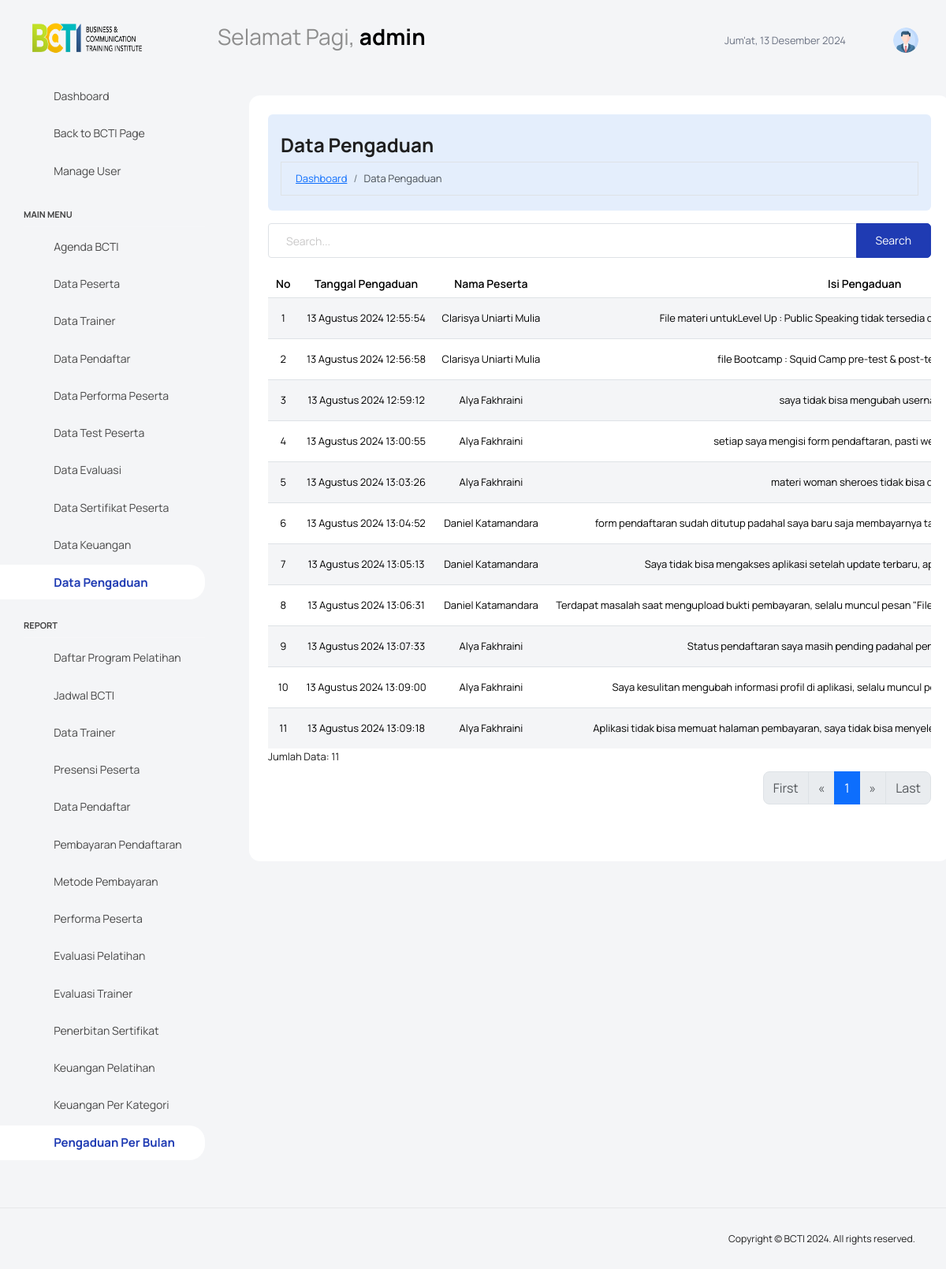
The page /dashboard/pengaduan.php (signed in) on the database its author committed.
### tables this page shows
CREATE TABLE `tbl_user` (
  `id_user` int(11) NOT NULL,
  `username` varchar(100) NOT NULL,
  `password` varchar(100) NOT NULL,
  `level` varchar(255) NOT NULL,
  `profile` varchar(255) NOT NULL,
  `status` varchar(255) NOT NULL
);

CREATE TABLE `tbl_pengaduan` (
  `id_pengaduan` int(11) NOT NULL,
  `id_peserta` int(11) NOT NULL,
  `tgl_pengaduan` timestamp NOT NULL DEFAULT current_timestamp(),
  `isi_pengaduan` text NOT NULL,
  `status_pengaduan` varchar(255) NOT NULL,
  `tanggapan_admin` text NOT NULL
);

CREATE TABLE `tbl_peserta` (
  `id_peserta` int(11) NOT NULL,
  `id_user` int(11) NOT NULL,
  `nama_peserta` varchar(255) NOT NULL,
  `email` varchar(255) NOT NULL,
  `telp_peserta` varchar(15) NOT NULL,
  `gender` varchar(255) NOT NULL,
  `domisili` varchar(255) NOT NULL,
  `status_peserta` varchar(255) NOT NULL,
  `komunitas` varchar(255) NOT NULL
);

### dashboard/pengaduan.php (the view, shortened to what this page needs)
<?php
include "../koneksi.php";
$limit = 50;
$page = isset($_GET['halaman']) ? (int)$_GET['halaman'] : 1;
$mulai = ($page > 1) ? ($page * $limit) - $limit : 0;
if (isset($_GET['search_query'])) {
    $searchQuery = $_GET['search_query'];
    $result_pengaduan = mysqli_query($conn, "SELECT pengaduan.*, peserta.nama_peserta
                                            FROM tbl_pengaduan AS pengaduan
                                            JOIN tbl_peserta AS peserta ON pengaduan.id_peserta = peserta.id_peserta
                                            WHERE peserta.nama_peserta LIKE '%$searchQuery%'
                                            LIMIT $mulai, $limit");
    $total_records_query = mysqli_query($conn, "SELECT COUNT(*) AS total
                                                FROM tbl_pengaduan AS pengaduan
                                                JOIN tbl_peserta AS peserta ON pengaduan.id_peserta = peserta.id_peserta
                                                WHERE peserta.nama_peserta LIKE '%$searchQuery%'");
} else {
    $result_pengaduan = mysqli_query($conn, "SELECT pengaduan.*, peserta.nama_peserta
                                            FROM tbl_pengaduan AS pengaduan
                                            JOIN tbl_peserta AS peserta ON pengaduan.id_peserta = peserta.id_peserta
                                            LIMIT $mulai, $limit");
    $total_records_query = mysqli_query($conn, "SELECT COUNT(*) AS total
                                                FROM tbl_pengaduan AS pengaduan
                                                JOIN tbl_peserta AS peserta ON pengaduan.id_peserta = peserta.id_peserta");
}
$total_records = mysqli_fetch_assoc($total_records_query)['total'];
function getBulanIndonesia($bulan)
{
    $bulanIndo = [
        1 => "Januari",
        "Februari",
        "Maret",
        "April",
        "Mei",
        "Juni",
        "Juli",
        "Agustus",
        "September",
        "Oktober",
        "November",
        "Desember"
    ];
    return $bulanIndo[$bulan];
}
?>
<!DOCTYPE html>
<html lang="en">
<head>
    <link rel="stylesheet" href="../assets/vendors/feather/feather.css">
    <link rel="stylesheet" href="../assets/vendors/mdi/css/materialdesignicons.min.css">
    <link rel="stylesheet" href="../assets/vendors/ti-icons/css/themify-icons.css">
    <link rel="stylesheet" href="../assets/vendors/font-awesome/css/font-awesome.min.css">
    <link rel="stylesheet" href="../assets/vendors/typicons/typicons.css">
    <link rel="stylesheet" href="../assets/vendors/simple-line-icons/css/simple-line-icons.css">
    <link rel="stylesheet" href="../assets/vendors/css/vendor.bundle.base.css">
    <link rel="stylesheet" href="../assets/vendors/bootstrap-datepicker/bootstrap-datepicker.min.css">
    <link rel="stylesheet" href="https://cdnjs.cloudflare.com/ajax/libs/font-awesome/5.15.4/css/all.min.css">
    <link rel="stylesheet" href="https://cdn.jsdelivr.net/npm/sweetalert2@11.0.19/dist/sweetalert2.min.css">
    <link rel="stylesheet" href="../assets/vendors/datatables.net-bs4/dataTables.bootstrap4.css">
    <link rel="stylesheet" type="text/css" href="../assets/js/select.dataTables.min.css">
    <link rel="stylesheet" href="../assets/css/style.css">
</head>
<body class="with-welcome-text">
    <div class="container-scroller">
        <?php include "navbar.php"; ?>
        <div class="container-fluid page-body-wrapper">
            <?php include "sidebar.php"; ?>
            <div class="main-panel">
                <div class="content-wrapper">
                    <div class="row">
                        <div class="col-lg-12 grid-margin stretch-card">
                            <div class="card">
                                <div class="card-body">
                                    <div class="breadcrumb-container">
                                        <h3 class="mt-4"><b>Data Pengaduan</b></h3>
                                        <ol class="breadcrumb">
                                            <li class="breadcrumb-item"><a href="index.php">Dashboard</a></li>
                                            <li class="breadcrumb-item active">Data Pengaduan</li>
                                        </ol>
                                    </div>
                                    <form action="<?php echo $_SERVER['REQUEST_URI']; ?>" method="GET" class="mb-3">
                                        <div class="input-group">
                                            <input type="text" name="search_query" class="form-control" placeholder="Search..." value="<?php if (isset($_GET['search_query'])) echo $_GET['search_query']; ?>">
                                            <button type="submit" class="btn btn-primary">Search</button>
                                        </div>
                                    </form>
                                    <div class="table-responsive">
                                        <table class="table table-striped">
                                            <thead>
                                                <tr>
                                                    <th> No </th>
                                                    <th> Tanggal Pengaduan </th>
                                                    <th> Nama Peserta </th>
                                                    <th> Isi Pengaduan </th>
                                                </tr>
                                            </thead>
                                            <tbody>
                                                <?php
                                                $no = $mulai + 1;
                                                while ($row_pengaduan = mysqli_fetch_assoc($result_pengaduan)) { ?>
                                                    <tr>
                                                        <td><?php echo $no++; ?></td>
                                                        <td>
                                                            <?php
                                                            if (isset($row_pengaduan["tgl_pengaduan"])) {
                                                                $tgl_pengaduan = $row_pengaduan["tgl_pengaduan"];
                                                                $timestamp = strtotime($tgl_pengaduan);
                                                                $bulan = date("n", $timestamp);
                                                                $tahun = date("Y", $timestamp);
                                                                $tanggal = date("j", $timestamp);
                                                                $jam = date("H:i:s", $timestamp);
                                                                echo sprintf("%02d %s %d %s", $tanggal, getBulanIndonesia($bulan), $tahun, $jam);
                                                            } else {
                                                                echo "Tanggal tidak tersedia";
                                                            }
                                                            ?>
                                                        </td>
                                                        <td><?php echo $row_pengaduan["nama_peserta"]; ?></td>
                                                        <td><?php echo $row_pengaduan["isi_pengaduan"]; ?></td>
                                                    </tr>
                                                <?php } ?>
                                            </tbody>
                                        </table>
                                        <p>Jumlah Data: <?php echo $total_records; ?></p>
                                        <nav class="mb-5">
                                            <ul class="pagination justify-content-end">
                                                <?php
                                                $jumlah_page = ceil($total_records / $limit);
                                                $jumlah_number = 1;
                                                $start_number = ($page > $jumlah_number) ? $page - $jumlah_number : 1;
                                                $end_number = ($page < ($jumlah_page - $jumlah_number)) ? $page + $jumlah_number : $jumlah_page;
                                                if ($page == 1) {
                                                    echo '<li class="page-item disabled"><a class="page-link" href="#">First</a></li>';
                                                    echo '<li class="page-item disabled"><a class="page-link" href="#"><span aria-hidden="true">&laquo;</span></a></li>';
                                                } else {
                                                    $link_prev = ($page > 1) ? $page - 1 : 1;
                                                    echo '<li class="page-item"><a class="page-link" href="?halaman=1">First</a></li>';
                                                    echo '<li class="page-item"><a class="page-link" href="?halaman=' . $link_prev . '" aria-label="Previous"><span aria-hidden="true">&laquo;</span></a></li>';
                                                }
                                                for ($i = $start_number; $i <= $end_number; $i++) {
                                                    $link_active = ($page == $i) ? 'active' : '';
                                                    echo '<li class="page-item ' . $link_active . '"><a class="page-link" href="?halaman=' . $i . '">' . $i . '</a></li>';
                                                }
                                                if ($page == $jumlah_page) {
                                                    echo '<li class="page-item disabled"><a class="page-link" href="#"><span aria-hidden="true">&raquo;</span></a></li>';
                                                    echo '<li class="page-item disabled"><a class="page-link" href="#">Last</a></li>';
                                                }
                                                ?>
                                            </ul>
                                        </nav>
                                    </div>
                                </div>
                            </div>
                        </div>
                    </div>
                </div>
            </div>
        </div>
    </div>
    <?php include "footer.php"; ?>
</body>
</html>

### dashboard/navbar.php (shortened to what this page needs)
<?php
include "../koneksi.php";
$id_user = $_SESSION['id_user'];
$query_profile = "SELECT profile, username FROM tbl_user WHERE id_user = $id_user";
$result = $conn->query($query_profile);
if ($result->num_rows > 0) {
    $row = $result->fetch_assoc();
    $profile = $row['profile'];
    $username = $row['username'];
} else {
    $profile = '';
    $username = '';
}
$profile_image = !empty($profile) ? "../profile/" . $profile : "../profile/user.png";
?>
<nav class="navbar default-layout col-lg-12 col-12 p-0 fixed-top d-flex align-items-top flex-row">
    <div class="text-center navbar-brand-wrapper d-flex align-items-center justify-content-start">
        <div>
            <a class="navbar-brand brand-logo" href="index.php">
                <img src="../image/bcti_logo_panjang.png" alt="logo" style="width: 280px; height: 70px;" />
            </a>
        </div>
    </div>
    <div class="navbar-menu-wrapper d-flex align-items-top">
        <ul class="navbar-nav">
            <li class="nav-item fw-semibold d-none d-lg-block ms-0">
                <h1 class="welcome-text" id="greeting">, <span class="text-black fw-bold"><?php echo htmlspecialchars($username); ?></span></h1>
            </li>
        </ul>
        <ul class="navbar-nav ms-auto">
            <div class="text-gray-600 ml-auto" id="clock2"></div>
            <li class="nav-item">
                <form class="search-form" action="#">
                    <i class="icon-search"></i>
                    <input type="search" class="form-control" placeholder="Search Here" title="Search here">
                </form>
            </li>
            <li class="nav-item dropdown d-none d-lg-block user-dropdown">
                <a class="nav-link" id="UserDropdown" href="#" data-bs-toggle="dropdown" aria-expanded="false">
                    <img class="img-xs rounded-circle" src="<?php echo $profile_image; ?>" alt="Profile image">
                </a>
            </li>
        </ul>
    </div>
</nav>

### dashboard/pengaduan.php (style rules this page uses)
.breadcrumb-container { background-color: #e4eefc; padding: 0.2rem 1rem 0.2rem 1rem; border-radius: 0.375rem; margin-bottom: 1rem; }
.table td, .table th { text-align: center; vertical-align: middle; word-wrap: break-word; padding: 10px; }

### rows shown on the page
tbl_user: profile (placeholder picture)
tbl_pengaduan: tgl_pengaduan "13", tgl_pengaduan "Agustus", tgl_pengaduan "2024", tgl_pengaduan "12:55:54", id_peserta.nama_peserta "Clarisya Uniarti Mulia", isi_pengaduan "File materi untukLevel Up : Public Speaking tidak tersedia…"
tbl_pengaduan: tgl_pengaduan "13", tgl_pengaduan "Agustus", tgl_pengaduan "2024", tgl_pengaduan "12:56:58", id_peserta.nama_peserta "Clarisya Uniarti Mulia", isi_pengaduan "file Bootcamp : Squid Camp pre-test &…"
tbl_pengaduan: tgl_pengaduan "13", tgl_pengaduan "Agustus", tgl_pengaduan "2024", tgl_pengaduan "12:59:12", id_peserta.nama_peserta "Alya Fakhraini", isi_pengaduan "saya tidak bisa mengubah…"
tbl_pengaduan: tgl_pengaduan "13", tgl_pengaduan "Agustus", tgl_pengaduan "2024", tgl_pengaduan "13:00:55", id_peserta.nama_peserta "Alya Fakhraini", isi_pengaduan "setiap saya mengisi form pendaftaran, pasti…"
tbl_pengaduan: tgl_pengaduan "13", tgl_pengaduan "Agustus", tgl_pengaduan "2024", tgl_pengaduan "13:03:26", id_peserta.nama_peserta "Alya Fakhraini", isi_pengaduan "materi woman sheroes tidak bisa…"
tbl_pengaduan: tgl_pengaduan "13", tgl_pengaduan "Agustus", tgl_pengaduan "2024", tgl_pengaduan "13:04:52", id_peserta.nama_peserta "Daniel Katamandara", isi_pengaduan "form pendaftaran sudah ditutup padahal saya baru saja membayarnya…"
tbl_pengaduan: tgl_pengaduan "13", tgl_pengaduan "Agustus", tgl_pengaduan "2024", tgl_pengaduan "13:05:13", id_peserta.nama_peserta "Daniel Katamandara", isi_pengaduan "Saya tidak bisa mengakses aplikasi setelah update terbaru,…"
tbl_pengaduan: tgl_pengaduan "13", tgl_pengaduan "Agustus", tgl_pengaduan "2024", tgl_pengaduan "13:06:31", id_peserta.nama_peserta "Daniel Katamandara", isi_pengaduan "Terdapat masalah saat mengupload bukti pembayaran, selalu muncul pesan…"
tbl_pengaduan: tgl_pengaduan "13", tgl_pengaduan "Agustus", tgl_pengaduan "2024", tgl_pengaduan "13:07:33", id_peserta.nama_peserta "Alya Fakhraini", isi_pengaduan "Status pendaftaran saya masih pending padahal…"
tbl_pengaduan: tgl_pengaduan "13", tgl_pengaduan "Agustus", tgl_pengaduan "2024", tgl_pengaduan "13:09:00", id_peserta.nama_peserta "Alya Fakhraini", isi_pengaduan "Saya kesulitan mengubah informasi profil di aplikasi, selalu muncul…"
tbl_pengaduan: tgl_pengaduan "13", tgl_pengaduan "Agustus", tgl_pengaduan "2024", tgl_pengaduan "13:09:18", id_peserta.nama_peserta "Alya Fakhraini", isi_pengaduan "Aplikasi tidak bisa memuat halaman pembayaran, saya tidak bisa…"

### other values the page prints
$total_records "11"
